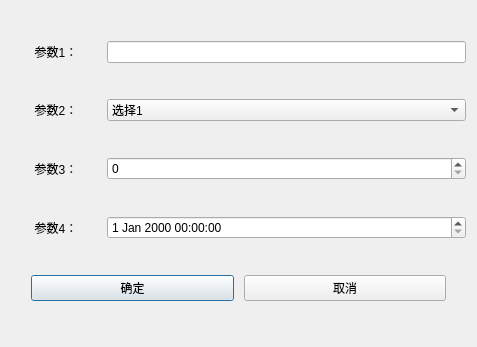
<?xml version="1.0" encoding="UTF-8"?>
<ui version="4.0">
 <class>CusDialog</class>
 <widget class="QDialog" name="CusDialog">
  <property name="geometry">
   <rect>
    <x>0</x>
    <y>0</y>
    <width>477</width>
    <height>347</height>
   </rect>
  </property>
  <property name="windowTitle">
   <string>Dialog</string>
  </property>
  <layout class="QVBoxLayout" name="verticalLayout">
   <item>
    <layout class="QHBoxLayout" name="horizontalLayout" stretch="1,4">
     <item>
      <widget class="QLabel" name="label">
       <property name="text">
        <string>参数1：</string>
       </property>
       <property name="alignment">
        <set>Qt::AlignCenter</set>
       </property>
      </widget>
     </item>
     <item>
      <widget class="QLineEdit" name="lineEdit"/>
     </item>
    </layout>
   </item>
   <item>
    <layout class="QHBoxLayout" name="horizontalLayout_2" stretch="1,4">
     <item>
      <widget class="QLabel" name="label_2">
       <property name="text">
        <string>参数2：</string>
       </property>
       <property name="alignment">
        <set>Qt::AlignCenter</set>
       </property>
      </widget>
     </item>
     <item>
      <widget class="QComboBox" name="comboBox">
       <item>
        <property name="text">
         <string>选择1</string>
        </property>
       </item>
       <item>
        <property name="text">
         <string>选择2</string>
        </property>
       </item>
       <item>
        <property name="text">
         <string>选择3</string>
        </property>
       </item>
       <item>
        <property name="text">
         <string>选择4</string>
        </property>
       </item>
      </widget>
     </item>
    </layout>
   </item>
   <item>
    <layout class="QHBoxLayout" name="horizontalLayout_3" stretch="1,4">
     <item>
      <widget class="QLabel" name="label_3">
       <property name="text">
        <string>参数3：</string>
       </property>
       <property name="alignment">
        <set>Qt::AlignCenter</set>
       </property>
      </widget>
     </item>
     <item>
      <widget class="QSpinBox" name="spinBox"/>
     </item>
    </layout>
   </item>
   <item>
    <layout class="QHBoxLayout" name="horizontalLayout_4" stretch="1,4">
     <item>
      <widget class="QLabel" name="label_4">
       <property name="text">
        <string>参数4：</string>
       </property>
       <property name="alignment">
        <set>Qt::AlignCenter</set>
       </property>
      </widget>
     </item>
     <item>
      <widget class="QDateTimeEdit" name="dateTimeEdit"/>
     </item>
    </layout>
   </item>
   <item>
    <layout class="QHBoxLayout" name="horizontalLayout_5">
     <property name="spacing">
      <number>10</number>
     </property>
     <property name="leftMargin">
      <number>20</number>
     </property>
     <property name="rightMargin">
      <number>20</number>
     </property>
     <item>
      <widget class="QPushButton" name="pushButton">
       <property name="text">
        <string>确定</string>
       </property>
      </widget>
     </item>
     <item>
      <widget class="QPushButton" name="pushButton_2">
       <property name="text">
        <string>取消</string>
       </property>
      </widget>
     </item>
    </layout>
   </item>
  </layout>
 </widget>
 <resources/>
 <connections/>
</ui>
